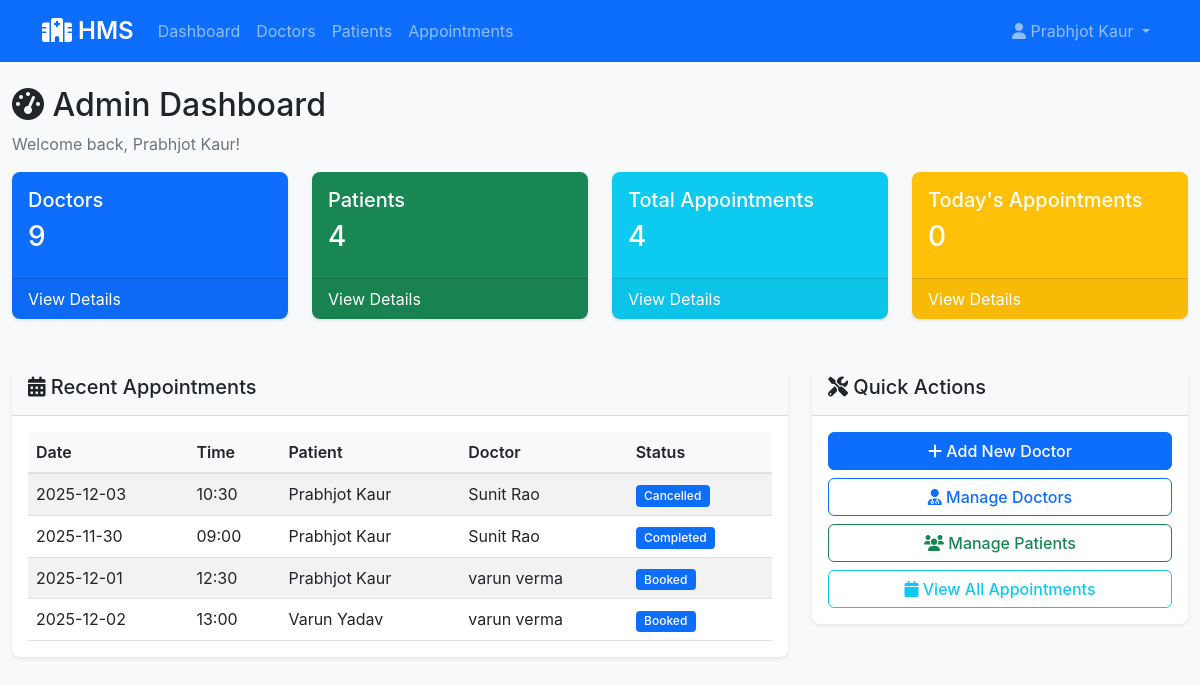
Screenshot of /admin/dashboard (signed in) with the database file from the repository.
### app/models.py (models this page shows, shortened)
class Admin(UserMixin, db.Model):
    __tablename__ = 'admins'
    id = db.Column(db.Integer, primary_key=True)
    username = db.Column(db.String(80), unique=True, nullable=False)
    email = db.Column(db.String(120), unique=True, nullable=False)
    password_hash = db.Column(db.String(255), nullable=False)
    full_name = db.Column(db.String(100), nullable=False)
    phone = db.Column(db.String(15), nullable=False)
    created_at = db.Column(db.DateTime, default=datetime.utcnow)
    is_active = db.Column(db.Boolean, default=True)

class Appointment(db.Model):
    __tablename__ = 'appointments'
    id = db.Column(db.Integer, primary_key=True)
    patient_id = db.Column(db.Integer, db.ForeignKey('patients.id'), nullable=False)
    doctor_id = db.Column(db.Integer, db.ForeignKey('doctors.id'), nullable=False)
    appointment_date = db.Column(db.Date, nullable=False)
    appointment_time = db.Column(db.Time, nullable=False)
    status = db.Column(db.String(20), default='Booked')
    reason = db.Column(db.Text)
    notes = db.Column(db.Text)
    created_at = db.Column(db.DateTime, default=datetime.utcnow)
    updated_at = db.Column(db.DateTime, default=datetime.utcnow, onupdate=datetime.utcnow)
    treatments = db.relationship('Treatment', backref='appointment', lazy=True)

class Patient(UserMixin, db.Model):
    __tablename__ = 'patients'
    id = db.Column(db.Integer, primary_key=True)
    username = db.Column(db.String(80), unique=True, nullable=False)
    email = db.Column(db.String(120), unique=True, nullable=False)
    password_hash = db.Column(db.String(255), nullable=False)
    full_name = db.Column(db.String(100), nullable=False)
    phone = db.Column(db.String(15), nullable=False)
    date_of_birth = db.Column(db.Date)
    gender = db.Column(db.String(10))
    address = db.Column(db.Text)
    blood_group = db.Column(db.String(5))
    emergency_contact = db.Column(db.String(15))
    medical_history = db.Column(db.Text)
    created_at = db.Column(db.DateTime, default=datetime.utcnow)
    is_active = db.Column(db.Boolean, default=True)
    appointments = db.relationship('Appointment', backref='patient', lazy=True)

class Doctor(UserMixin, db.Model):
    __tablename__ = 'doctors'
    id = db.Column(db.Integer, primary_key=True)
    username = db.Column(db.String(80), unique=True, nullable=False)
    email = db.Column(db.String(120), unique=True, nullable=False)
    password_hash = db.Column(db.String(255), nullable=False)
    full_name = db.Column(db.String(100), nullable=False)
    phone = db.Column(db.String(15), nullable=False)
    license_number = db.Column(db.String(50), unique=True, nullable=False)
    department_id = db.Column(db.Integer, db.ForeignKey('departments.id'), nullable=False)
    experience_years = db.Column(db.Integer, default=0)
    qualification = db.Column(db.String(200))
    consultation_fee = db.Column(db.Float, default=500.0)
    is_available = db.Column(db.Boolean, default=True)
    created_at = db.Column(db.DateTime, default=datetime.utcnow)
    appointments = db.relationship('Appointment', backref='doctor', lazy=True)
    availability = db.relationship('DoctorAvailability', backref='doctor', lazy=True)

### app/routes/admin.py (the view)
    def decorated_function(*args, **kwargs):
        if not current_user.is_authenticated or session.get('user_type') != 'admin':
            flash('Admin access required!', 'error')
            return redirect(url_for('auth.login'))
        return f(*args, **kwargs)

### app/routes/admin.py (called while the page is built)
def admin_required(f):
    def decorated_function(*args, **kwargs):
        if not current_user.is_authenticated or session.get('user_type') != 'admin':
            flash('Admin access required!', 'error')
            return redirect(url_for('auth.login'))
        return f(*args, **kwargs)
    decorated_function.__name__ = f.__name__
    return decorated_function

@admin.route('/dashboard')
@login_required
@admin_required
def dashboard():
    total_doctors = Doctor.query.count()
    total_patients = Patient.query.count()
    total_appointments = Appointment.query.count()
    today_appointments = Appointment.query.filter_by(appointment_date=date.today()).count()
    recent_appointments = Appointment.query.order_by(Appointment.created_at.desc()).limit(5).all()
    return render_template('admin/dashboard.html',
                         total_doctors=total_doctors,
                         total_patients=total_patients,
                         total_appointments=total_appointments,
                         today_appointments=today_appointments,
                         recent_appointments=recent_appointments)

### app/templates/admin/dashboard.html (shortened to what this page needs)
{% extends "base.html" %}
{% block content %}
<div class="row">
    <div class="col-12">
        <h2><i class="fas fa-tachometer-alt"></i> Admin Dashboard</h2>
        <p class="text-muted">Welcome back, {{ current_user.full_name }}!</p>
    </div>
</div>
<div class="row mb-4">
    <div class="col-md-3">
        <div class="card text-white bg-primary">
            <div class="card-body">
                <h5>Doctors</h5>
                <h3>{{ total_doctors }}</h3>
            </div>
            <div class="card-footer">
                <a href="{{ url_for('admin.manage_doctors') }}" class="text-white text-decoration-none">View Details</a>
            </div>
        </div>
    </div>
    <div class="col-md-3">
        <div class="card text-white bg-success">
            <div class="card-body">
                <h5>Patients</h5>
                <h3>{{ total_patients }}</h3>
            </div>
            <div class="card-footer">
                <a href="{{ url_for('admin.manage_patients') }}" class="text-white text-decoration-none">View Details</a>
            </div>
        </div>
    </div>
    <div class="col-md-3">
        <div class="card text-white bg-info">
            <div class="card-body">
                <h5>Total Appointments</h5>
                <h3>{{ total_appointments }}</h3>
            </div>
            <div class="card-footer">
                <a href="{{ url_for('admin.appointments') }}" class="text-white text-decoration-none">View Details</a>
            </div>
        </div>
    </div>
    <div class="col-md-3">
        <div class="card text-white bg-warning">
            <div class="card-body">
                <h5>Today's Appointments</h5>
                <h3>{{ today_appointments }}</h3>
            </div>
            <div class="card-footer">
                <a href="{{ url_for('admin.appointments') }}" class="text-white text-decoration-none">View Details</a>
            </div>
        </div>
    </div>
</div>
<div class="row">
    <div class="col-md-8">
        <div class="card">
            <div class="card-header">
                <h5><i class="fas fa-calendar-alt"></i> Recent Appointments</h5>
            </div>
            <div class="card-body">
                {% if recent_appointments %}
                    <div class="table-responsive">
                        <table class="table table-striped">
                            <thead>
                                <tr>
                                    <th>Date</th>
                                    <th>Time</th>
                                    <th>Patient</th>
                                    <th>Doctor</th>
                                    <th>Status</th>
                                </tr>
                            </thead>
                            <tbody>
                                {% for appointment in recent_appointments %}
                                <tr>
                                    <td>{{ appointment.appointment_date.strftime('%Y-%m-%d') }}</td>
                                    <td>{{ appointment.appointment_time.strftime('%H:%M') }}</td>
                                    <td>{{ appointment.patient.full_name }}</td>
                                    <td>{{ appointment.doctor.full_name }}</td>
                                    <td><span class="badge bg-primary">{{ appointment.status }}</span></td>
                                </tr>
                                {% endfor %}
                            </tbody>
                        </table>
                    </div>
                {% else %}
                    <p class="text-muted">No appointments found.</p>
                {% endif %}
            </div>
        </div>
    </div>
    <div class="col-md-4">
        <div class="card">
            <div class="card-header">
                <h5><i class="fas fa-tools"></i> Quick Actions</h5>
            </div>
            <div class="card-body">
                <div class="d-grid gap-2">
                    <a href="{{ url_for('admin.add_doctor') }}" class="btn btn-primary">
                        <i class="fas fa-plus"></i> Add New Doctor
                    </a>
                    <a href="{{ url_for('admin.manage_doctors') }}" class="btn btn-outline-primary">
                        <i class="fas fa-user-md"></i> Manage Doctors
                    </a>
                    <a href="{{ url_for('admin.manage_patients') }}" class="btn btn-outline-success">
                        <i class="fas fa-users"></i> Manage Patients
                    </a>
                    <a href="{{ url_for('admin.appointments') }}" class="btn btn-outline-info">
                        <i class="fas fa-calendar"></i> View All Appointments
                    </a>
                </div>
            </div>
        </div>
    </div>
</div>
{% endblock %}

### app/templates/base.html (shortened to what this page needs)
<!DOCTYPE html>
<html lang="en">
<head>
    <link href="https://cdn.jsdelivr.net/npm/bootstrap@5.1.3/dist/css/bootstrap.min.css" rel="stylesheet">
    <link href="https://cdnjs.cloudflare.com/ajax/libs/font-awesome/6.0.0/css/all.min.css" rel="stylesheet">
    <link href="{{ url_for('static', filename='css/style.css') }}" rel="stylesheet">
</head>
<body>
    <nav class="navbar navbar-expand-lg navbar-dark bg-primary">
        <div class="container">
            <a class="navbar-brand" href="{{ url_for('index') }}">
                <i class="fas fa-hospital"></i> HMS
            </a>
            <div class="collapse navbar-collapse" id="navbarNav">
                <ul class="navbar-nav me-auto">
                    {% if current_user.is_authenticated %}
                        {% if session.user_type == 'admin' %}
                            <li class="nav-item">
                                <a class="nav-link" href="{{ url_for('admin.dashboard') }}">Dashboard</a>
                            </li>
                            <li class="nav-item">
                                <a class="nav-link" href="{{ url_for('admin.manage_doctors') }}">Doctors</a>
                            </li>
                            <li class="nav-item">
                                <a class="nav-link" href="{{ url_for('admin.manage_patients') }}">Patients</a>
                            </li>
                            <li class="nav-item">
                                <a class="nav-link" href="{{ url_for('admin.appointments') }}">Appointments</a>
                            </li>
                        {% endif %}
                    {% endif %}
                </ul>
                <ul class="navbar-nav">
                    {% if current_user.is_authenticated %}
                        <li class="nav-item dropdown">
                            <a class="nav-link dropdown-toggle" href="#" id="navbarDropdown" role="button" data-bs-toggle="dropdown">
                                <i class="fas fa-user"></i> {{ current_user.full_name }}
                            </a>
                        </li>
                    {% endif %}
                </ul>
            </div>
        </div>
    </nav>
    <main class="container-fluid py-4">
        {% block content %}{% endblock %}
    </main>
</body>
</html>

### app/static/style.css (style rules this page uses)
:root { --primary-color: #0b71de; --success-color: #28a745; --info-color: #17a2b8; --warning-color: #ffc107; --danger-color: #dc3545; }
body { background-color: #f8f9fa; font-family: -apple-system, BlinkMacSystemFont, 'Segoe UI', Roboto, 'Helvetica Neue', Arial, sans-serif; }
.navbar-brand { font-weight: 600; font-size: 1.5rem; }
.card { border: none; border-radius: 0.5rem; box-shadow: 0 0.125rem 0.25rem rgba(0, 0, 0, 0.075); margin-bottom: 1.5rem; }
.card-header { background-color: #f8f9fa; border-bottom: 1px solid rgba(0, 0, 0, 0.125); font-weight: 600; }
.table { margin-bottom: 0; }
.table th { background-color: #f8f9fa; border-bottom: 2px solid #dee2e6; font-weight: 600; }
.btn { border-radius: 0.375rem; font-weight: 500; }
.badge { padding: 0.4em 0.7em; font-weight: 500; }
.text-muted { color: #6c757d !important; }
.mb-4 { margin-bottom: 1.5rem; }

### rows the page displays
Admin: full_name "Prabhjot Kaur"
Appointment: appointment_date "2025-12-03", appointment_time "10:30", patient.full_name "Prabhjot Kaur", doctor.full_name "Sunit Rao", status "Cancelled"
Appointment: appointment_date "2025-11-30", appointment_time "09:00", patient.full_name "Prabhjot Kaur", doctor.full_name "Sunit Rao", status "Completed"
Appointment: appointment_date "2025-12-01", appointment_time "12:30", patient.full_name "Prabhjot Kaur", doctor.full_name "varun verma", status "Booked"
Appointment: appointment_date "2025-12-02", appointment_time "13:00", patient.full_name "Varun Yadav", doctor.full_name "varun verma", status "Booked"

### other values shown
{{ total_doctors }} "9"
{{ total_patients }} "4"
{{ total_appointments }} "4"
{{ today_appointments }} "0"
